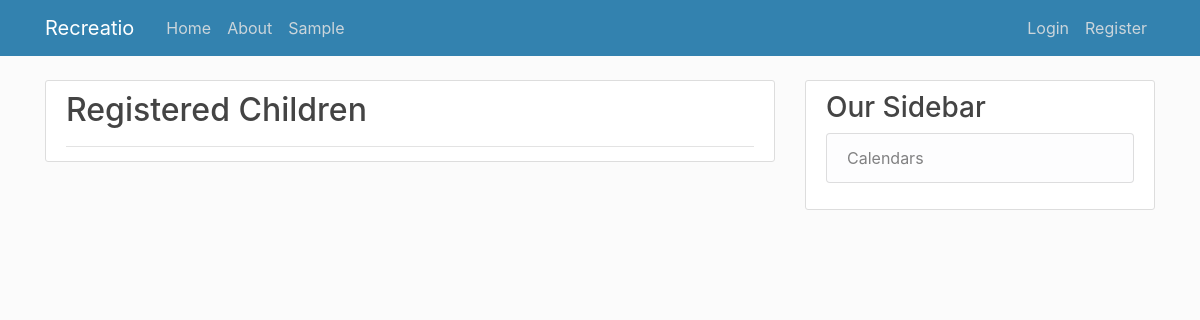
The app's page /activity/5/registered/, older data.
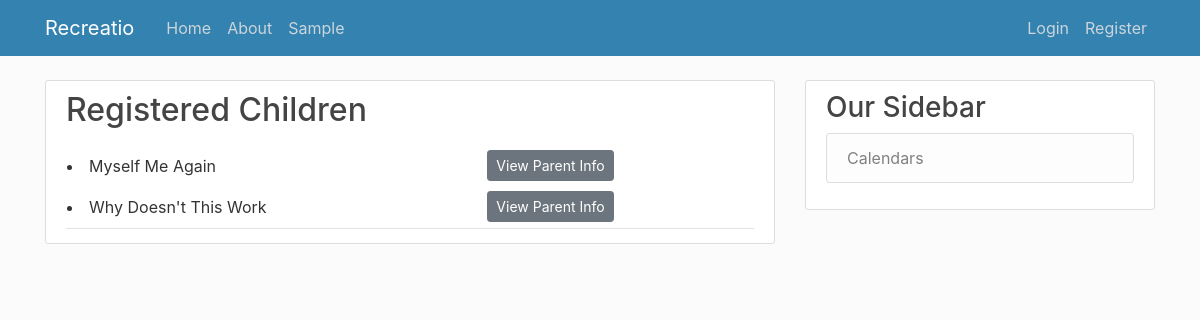
The same page, newer data.
### users/models.py (models this page shows, shortened)
class Child(models.Model):
    first_name = models.CharField(max_length=20)
    last_name = models.CharField(max_length=30)
    birth_date = models.DateField()
    parent = models.ManyToManyField(Profile)
    activities = models.ManyToManyField(Activities)

### users/views.py (the view)
# urls.py: path('activity/<int:pk>/registered/', user_views.enrolled_children, name='activity-registered'),
def enrolled_children(request, pk):
    children = Child.objects.filter(activities__id = pk)
    children = children.order_by("first_name")
    context = {
        'children': children
    }
    return render(request, 'users/activities_detail_registered.html', context)

### users/templates/users/activities_detail_registered.html (shortened to what this page needs)
{% extends "web/base.html" %}
{% block content %}
  <body>
    <article class="media content-section">
    <div class="media-body">
        <div class="article-metadata">
            <h2>Registered Children</h2>
            <div>
              <table style="width: 100%">
              <ol>
                {% for child in children %}
                  <tr>
                    <td>
                      <li>{{child.first_name}} {{child.last_name}}</li>
                    </td>
                    <td>
                      <a class= "btn btn-secondary btn-sm mt-1 mb-1" href = "{% url 'parent-info' child.id %}">View Parent Info</a>
                    </td>
                  </tr>
                {% endfor%}
                </ol>
            </div>
        </div>
    </div>
    </article>
    </body>
{% endblock content %}

Row changes from the older to the newer data that the page shows:
added Child: first_name "Myself", last_name "Me Again"
now on this page (row unchanged): Child: first_name "Why", last_name "Doesn't This Work"
